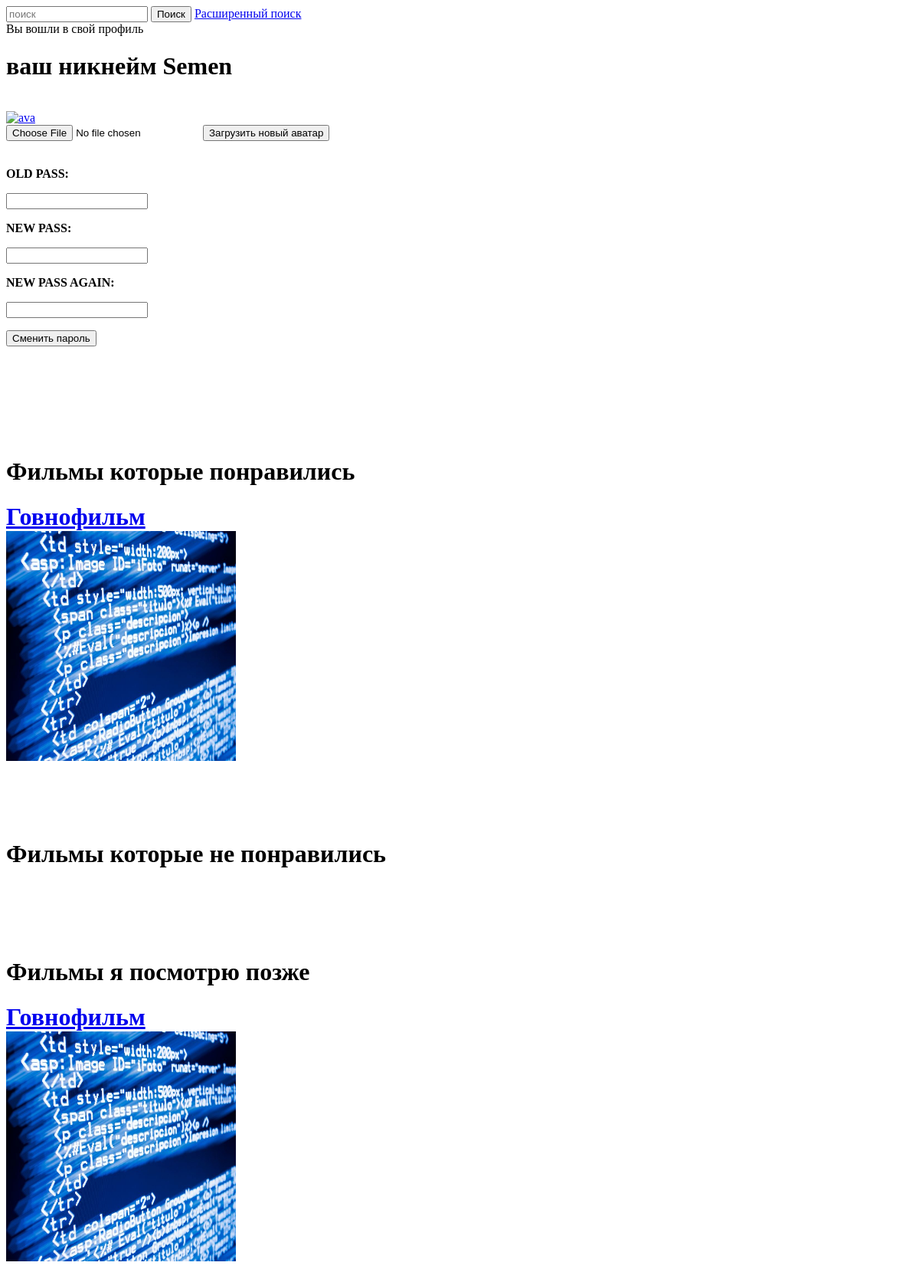
The app's page /myprofile.php?name=Semen (signed in) with its own data.
### tables this page shows
CREATE TABLE IF NOT EXISTS `films` (
  `id` int(11) NOT NULL AUTO_INCREMENT,
  `fname` varchar(60) NOT NULL,
  `fyear` int(11) DEFAULT NULL,
  `fcountry` varchar(45) NOT NULL,
  `fcategory` int(11) DEFAULT NULL,
  `fposter` varchar(60) NOT NULL,
  `flikes` int(11) NOT NULL DEFAULT '0',
  `fdislikes` int(11) NOT NULL DEFAULT '0',
  `fabout` text,
  `ffile` varchar(60) NOT NULL,
  `fraiting` float NOT NULL DEFAULT '0',
  PRIMARY KEY (`id`),
  KEY `fcategory` (`fcategory`),
  KEY `fcategory_2` (`fcategory`),
  KEY `fcategory_3` (`fcategory`),
  KEY `fcategory_4` (`fcategory`),
  KEY `fcategory_5` (`fcategory`),
  KEY `flikes` (`flikes`,`fdislikes`)
);

### myprofile.php (the view, shortened to what this page needs)
<?php
	require_once "header.php";
	if($_SESSION['logged_user'] == $_GET['name'] && isset($_SESSION['logged_user'])){
		echo "Вы вошли в свой профиль";?>
		<h1>ваш никнейм <?php echo $_SESSION['logged_user'] ?></h1></br>
		<a href="myprofile.php"><img src="avatars/<?php print $_SESSION['uava'];?>" width="100" height="100" alt="ava"></a>
		<form method="post" enctype="multipart/form-data">
	      <input type="file" name="file">
	      <input type="submit" value="Загрузить новый аватар">
    	</form>
    	<br>
    	<form method="POST">
		 	<p>
				<p><strong>OLD PASS:</strong></p>
				<input type="password" name = "o_pass">
			</p>
			<p>
				<p><strong>NEW PASS:</strong></p>
				<input type="password" name = "n_pass">
			</p>
			<p>
				<p><strong>NEW PASS AGAIN:</strong></p>
				<input type="password" name = "n_pass2">
			</p>
			<p>
				<button type="submit" name = "change_pass">Сменить пароль</button>
			</p>
    	</form>
    	<br><br><br><br><br>
    	<h1>Фильмы которые понравились<h1>
<?php
		$sql = ("SELECT * FROM likes WHERE id_user = '".$_SESSION['logged_id']."'");
    	$result = $pdo->prepare($sql);
    	$result ->execute();
    	$likes = $result->fetchAll(PDO::FETCH_ASSOC);
    	foreach ($likes as $likes) {
			$sql = ("SELECT * FROM films WHERE id = '".$likes['id_film']."'");
	    	$result = $pdo->prepare($sql);
	    	$result ->execute();
	    	$row = $result->fetchAll(PDO::FETCH_ASSOC);
	    	foreach ($row as $row ) {
?>
				<a href='movie.php?n=<?php echo $row ['fname']?>'><?php echo $row['fname']?></a><br>
    			<a href="movie.php?n=<?php echo $row ['fname']?>"><img src="posters/<?php echo $row['fposter']; ?>"  width="300" height="300" alt="poster_must_be_here"></a><br>
<?php 	}
    }
?>
		<br><br>
    	<h1>Фильмы которые не понравились<h1>
    	<br><br>
    	<h1>Фильмы я посмотрю позже<h1>
<?php
		$sql = ("SELECT * FROM later WHERE id_user = '".$_SESSION['logged_id']."'");
    	$result = $pdo->prepare($sql);
    	$result ->execute();
    	$later = $result->fetchAll(PDO::FETCH_ASSOC);
    	foreach ($later as $later) {
			$sql = ("SELECT * FROM films WHERE id = '".$later['id_film']."'");
	    	$result = $pdo->prepare($sql);
	    	$result ->execute();
	    	$row = $result->fetchAll(PDO::FETCH_ASSOC);
	    	foreach ($row as $row ) {
?>
				<a href='movie.php?n=<?php echo $row ['fname']?>'><?php echo $row['fname']?></a><br>
    			<a href="movie.php?n=<?php echo $row ['fname']?>"><img src="posters/<?php echo $row['fposter']; ?>"  width="300" height="300" alt="poster_must_be_here"></a><br>
    	<br><br>
<?php }
}
?>
				<?php
	}
require_once "footer.php";

### records on screen
films: fname "Говнофильм", fposter (picture)

### other values on screen
$_SESSION['logged_user'] "Semen"
